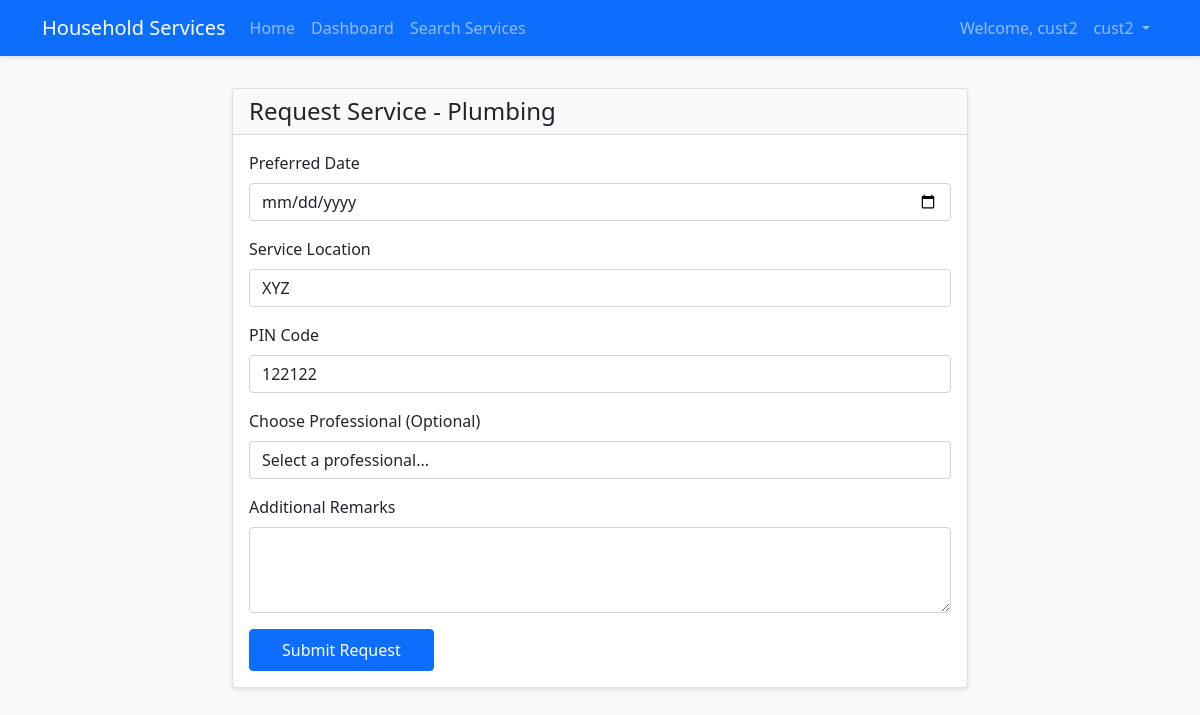
The page /customer/service-request/create/1 (signed in) on the database its author committed.
### app/models/user.py (models this page shows, shortened)
class User(UserMixin, db.Model):
    __tablename__ = 'users'
    id = db.Column(db.Integer, primary_key=True)
    email = db.Column(db.String(120), unique=True, nullable=False)
    username = db.Column(db.String(80), unique=True, nullable=False)
    password_hash = db.Column(db.String(128))
    role = db.Column(db.String(20), nullable=False)
    date_created = db.Column(db.DateTime, default=datetime.utcnow)
    is_active = db.Column(db.Boolean, default=True)
    is_blocked = db.Column(db.Boolean, default=False)
    block_reason = db.Column(db.Text)
    blocked_at = db.Column(db.DateTime)
    warning_count = db.Column(db.Integer, default=0)
    last_warning_at = db.Column(db.DateTime)
    description = db.Column(db.Text)
    service_type_id = db.Column(db.Integer, db.ForeignKey('services.id'))
    experience = db.Column(db.Integer)
    location = db.Column(db.String(100))
    pin_code = db.Column(db.String(10))
    service_requests_customer = db.relationship('ServiceRequest',
                                              backref='customer',
                                              foreign_keys='ServiceRequest.customer_id')
    service_requests_professional = db.relationship('ServiceRequest',
                                                  backref='professional',
                                                  foreign_keys='ServiceRequest.professional_id')
    reviews_given = db.relationship('Review',
                                  foreign_keys='Review.customer_id',
                                  backref='customer')
    reviews_received = db.relationship('Review',
                                     foreign_keys='Review.professional_id',
                                     backref='professional')

### app/models/service.py (models this page shows)
class Service(db.Model):
    __tablename__ = 'services'
    id = db.Column(db.Integer, primary_key=True)
    name = db.Column(db.String(100), nullable=False)
    base_price = db.Column(db.Float, nullable=False)
    time_required = db.Column(db.Integer)
    description = db.Column(db.Text)
    date_created = db.Column(db.DateTime, default=datetime.utcnow)
    is_active = db.Column(db.Boolean, default=True)
    professionals = db.relationship('User', backref='service_type')
    service_requests = db.relationship('ServiceRequest', backref='service')

### app/views/customer.py (the view, shortened to what this page needs)
@bp.route('/service-request/create/<int:service_id>', methods=['GET', 'POST'])
@login_required
@customer_required
def create_service_request(service_id):
    service = Service.query.get_or_404(service_id)
    professionals = User.query.filter_by(
        role='professional',
        is_active=True,
        service_type_id=service_id
    ).all()
    professionals = User.query.filter_by(
        role='professional',
        is_active=True,
        service_type_id=service_id
    ).all()
    return render_template('customer/service_request.html',
                         service=service,
                         professionals=professionals)

### app/models/user.py (called while the page is built)
@login_manager.user_loader
def load_user(id):
    return User.query.get(int(id))

### app/views/customer.py (called while the page is built)
def customer_required(f):
    @wraps(f)
    def decorated_function(*args, **kwargs):
        if not current_user.is_authenticated or current_user.role != 'customer':
            flash('You need to be a customer to access this page.')
            return redirect(url_for('main.index'))
        return f(*args, **kwargs)
    return decorated_function

### app/templates/customer/service_request.html (shortened to what this page needs)
{% extends "base.html" %}
{% block content %}
<div class="row justify-content-center">
    <div class="col-md-8">
        <div class="card">
            <div class="card-header">
                <h4 class="mb-0">Request Service - {{ service.name }}</h4>
            </div>
            <div class="card-body">
                <form method="POST">
                    <div class="mb-3">
                        <label for="preferred_date" class="form-label">Preferred Date</label>
                        <input type="date" class="form-control" id="preferred_date" name="preferred_date"
                               min="{{ today }}" required>
                    </div>
                    <div class="mb-3">
                        <label for="location" class="form-label">Service Location</label>
                        <input type="text" class="form-control" id="location" name="location"
                               value="{{ current_user.location }}" required>
                    </div>
                    <div class="mb-3">
                        <label for="pin_code" class="form-label">PIN Code</label>
                        <input type="text" class="form-control" id="pin_code" name="pin_code"
                               value="{{ current_user.pin_code }}" required>
                    </div>
                    {% if professionals %}
                    <div class="mb-3">
                        <label for="professional_id" class="form-label">Choose Professional (Optional)</label>
                        <select class="form-control" id="professional_id" name="professional_id">
                            <option value="">Select a professional...</option>
                        </select>
                    </div>
                    {% endif %}
                    <div class="mb-3">
                        <label for="remarks" class="form-label">Additional Remarks</label>
                        <textarea class="form-control" id="remarks" name="remarks" rows="3"></textarea>
                    </div>
                    <button type="submit" class="btn btn-primary">Submit Request</button>
                </form>
            </div>
        </div>
    </div>
</div>
{% endblock %}

### app/templates/base.html (shortened to what this page needs)
<!DOCTYPE html>
<html lang="en">
<head>
    <link href="https://cdn.jsdelivr.net/npm/bootstrap@5.1.3/dist/css/bootstrap.min.css" rel="stylesheet">
    <link rel="stylesheet" href="{{ url_for('static', filename='css/style.css') }}">
</head>
<body>
    <nav class="navbar navbar-expand-lg navbar-dark bg-primary">
        <div class="container">
            <a class="navbar-brand" href="{{ url_for('main.index') }}">Household Services</a>
            <div class="collapse navbar-collapse" id="navbarNav">
                <ul class="navbar-nav me-auto">
                    <li class="nav-item">
                        <a class="nav-link" href="{{ url_for('main.index') }}">Home</a>
                    </li>
                    {% if current_user.is_authenticated %}
                        {% if current_user.role == 'admin' %}
                            <li class="nav-item">
                                <a class="nav-link" href="{{ url_for('admin.dashboard') }}">Dashboard</a>
                            </li>
                            <li class="nav-item">
                                <a class="nav-link" href="{{ url_for('admin.manage_services') }}">Services</a>
                            </li>
                            <li class="nav-item">
                                <a class="nav-link" href="{{ url_for('admin.manage_users') }}">Users</a>
                            </li>
                        {% else %}
                            <li class="nav-item">
                                <a class="nav-link" href="{{ url_for('customer.dashboard') }}">Dashboard</a>
                            </li>
                            <li class="nav-item">
                                <a class="nav-link" href="{{ url_for('customer.search_services') }}">Search Services</a>
                            </li>
                        {% endif %}
                    {% endif %}
                </ul>
                <ul class="navbar-nav">
                    {% if current_user.is_authenticated %}
                        <li class="nav-item">
                            <span class="nav-link">Welcome, {{ current_user.username }}</span>
                        </li>
                        <li class="nav-item dropdown">
                            <a class="nav-link dropdown-toggle" href="#" id="userDropdown" role="button"
                               data-bs-toggle="dropdown" aria-expanded="false">
                                {{ current_user.username }}
                            </a>
                        </li>
                    {% endif %}
                </ul>
            </div>
        </div>
    </nav>
    <div class="container mt-4">
        {% block content %}{% endblock %}
    </div>
</body>
</html>

### app/static/css/style.css (style rules this page uses)
body { background-color: #f8f9fa; min-height: 100vh; }
.navbar { margin-bottom: 2rem; box-shadow: 0 2px 4px rgba(0,0,0,0.1); }
.card { box-shadow: 0 2px 4px rgba(0,0,0,0.1); }
.card-header { background-color: #f8f9fa; border-bottom: 1px solid rgba(0,0,0,0.125); }
.btn-primary { padding: 0.5rem 2rem; }

### rows shown on the page
User: username "cust2", location "XYZ", pin_code "122122"
Service: name "Plumbing"
